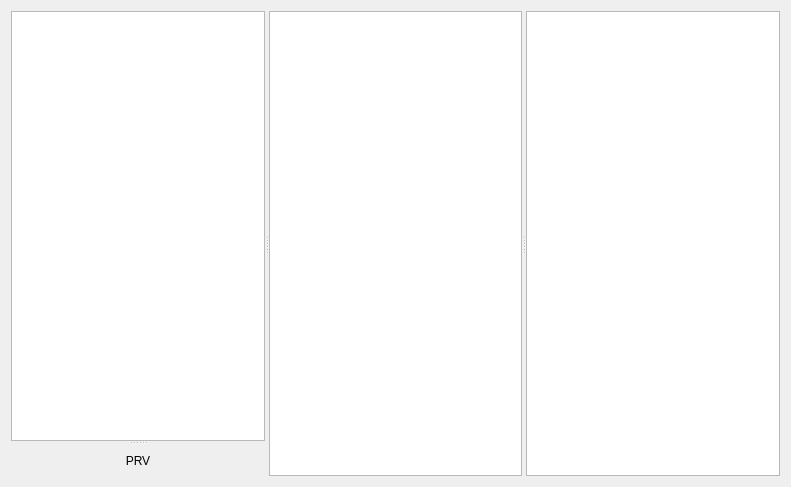
<?xml version="1.0" encoding="UTF-8"?>
<ui version="4.0">
 <class>BrowserPage</class>
 <widget class="QWidget" name="BrowserPage">
  <property name="geometry">
   <rect>
    <x>0</x>
    <y>0</y>
    <width>791</width>
    <height>487</height>
   </rect>
  </property>
  <layout class="QHBoxLayout" name="horizontalLayout_2">
   <item>
    <widget class="QSplitter" name="splitter">
     <property name="orientation">
      <enum>Qt::Horizontal</enum>
     </property>
     <widget class="QWidget" name="horizontalLayoutWidget">
      <layout class="QHBoxLayout" name="previewLayout">
       <item>
        <widget class="QSplitter" name="previewSplitter">
         <property name="orientation">
          <enum>Qt::Vertical</enum>
         </property>
         <widget class="MetadataView" name="metadataBrowser"/>
         <widget class="QLabel" name="previewPixmap">
          <property name="sizePolicy">
           <sizepolicy hsizetype="Preferred" vsizetype="Ignored">
            <horstretch>0</horstretch>
            <verstretch>0</verstretch>
           </sizepolicy>
          </property>
          <property name="text">
           <string>PRV</string>
          </property>
          <property name="alignment">
           <set>Qt::AlignCenter</set>
          </property>
         </widget>
        </widget>
       </item>
      </layout>
     </widget>
     <widget class="FileListWidget" name="firstBrowser">
      <property name="editTriggers">
       <set>QAbstractItemView::NoEditTriggers</set>
      </property>
      <property name="showDropIndicator" stdset="0">
       <bool>false</bool>
      </property>
     </widget>
     <widget class="FileListWidget" name="secondBrowser">
      <property name="editTriggers">
       <set>QAbstractItemView::NoEditTriggers</set>
      </property>
      <property name="showDropIndicator" stdset="0">
       <bool>false</bool>
      </property>
     </widget>
    </widget>
   </item>
  </layout>
 </widget>
 <customwidgets>
  <customwidget>
   <class>FileListWidget</class>
   <extends>QListView</extends>
   <header>filelistwidget.h</header>
  </customwidget>
  <customwidget>
   <class>MetadataView</class>
   <extends>QTreeView</extends>
   <header>metadata_view.h</header>
  </customwidget>
 </customwidgets>
 <resources/>
 <connections/>
</ui>
